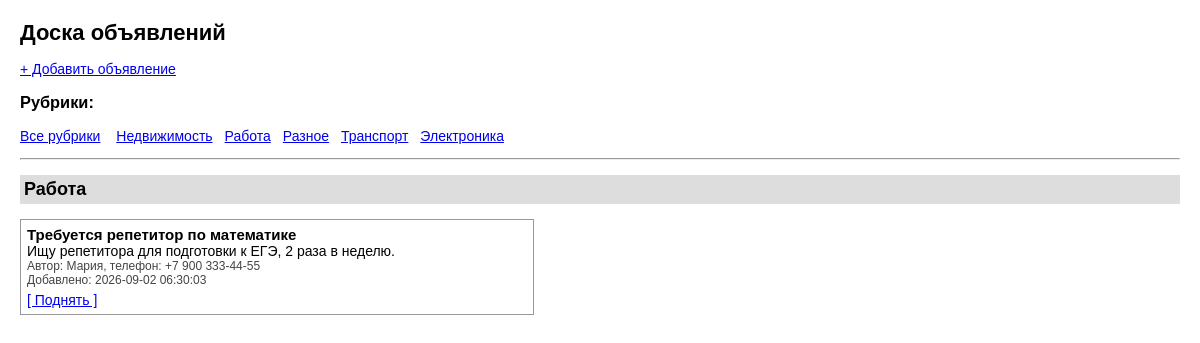
Page /index.php?rubrika=3 on the committed database.
### tables this page shows
CREATE TABLE rubriki (
    id INT AUTO_INCREMENT PRIMARY KEY,
    nazvanie VARCHAR(100) NOT NULL
);

CREATE TABLE obyavleniya (
    id INT AUTO_INCREMENT PRIMARY KEY,
    id_rubriki INT NOT NULL,
    zagolovok VARCHAR(255) NOT NULL,
    opisanie TEXT NOT NULL,
    avtor VARCHAR(100) NOT NULL,
    telefon VARCHAR(50),
    data_dobavlen DATETIME NOT NULL DEFAULT CURRENT_TIMESTAMP,
    data_podnyatiya DATETIME DEFAULT NULL
);

### index.php (the view, shortened to what this page needs)
<?php
require "db.php";
$rubrika_vybrana = 0;
if (isset($_GET['rubrika'])) {
    $rubrika_vybrana = (int)$_GET['rubrika'];
}
?>
<!DOCTYPE html>
<html>
<head>
    <link rel="stylesheet" type="text/css" href="style.css">
</head>
<body>
<h1>Доска объявлений</h1>
<p>
    <a href="dobavit.php?rubrika=<?php echo $rubrika_vybrana; ?>">+ Добавить объявление</a>
</p>
<h3>Рубрики:</h3>
<ul class="menu-rubrik">
    <li><a href="index.php">Все рубрики</a></li>
    <?php
    $zapros_rubrik_menu = mysqli_query($soedinenie, "SELECT * FROM rubriki ORDER BY nazvanie");
    while ($odna_rubrika = mysqli_fetch_assoc($zapros_rubrik_menu)) {
        echo "<li><a href='index.php?rubrika=" . $odna_rubrika['id'] . "'>" . htmlspecialchars($odna_rubrika['nazvanie']) . "</a></li>";
    }
    ?>
</ul>
<hr>
<?php
$zapros_rubrik = mysqli_query($soedinenie, "SELECT * FROM rubriki ORDER BY nazvanie");
while ($odna_rubrika = mysqli_fetch_assoc($zapros_rubrik)) {
    $id_tekushey_rubriki = $odna_rubrika['id'];
    if ($rubrika_vybrana != 0 && $rubrika_vybrana != $id_tekushey_rubriki) {
        continue;
    }
    echo "<h2>" . htmlspecialchars($odna_rubrika['nazvanie']) . "</h2>";
    $sql_obyav = "SELECT * FROM obyavleniya WHERE id_rubriki = $id_tekushey_rubriki ORDER BY COALESCE(data_podnyatiya, data_dobavlen) DESC";
    $zapros_obyav = mysqli_query($soedinenie, $sql_obyav);
    while ($obyava = mysqli_fetch_assoc($zapros_obyav)) {
        echo "<div class='obyava'>";
        echo "<div class='obyava-zagolovok'>" . htmlspecialchars($obyava['zagolovok']) . "</div>";
        echo "<div>" . nl2br(htmlspecialchars($obyava['opisanie'])) . "</div>";
        echo "<div class='obyava-info'>Автор: " . htmlspecialchars($obyava['avtor']);
        if ($obyava['telefon'] != "") {
            echo ", телефон: " . htmlspecialchars($obyava['telefon']);
        }
        echo "</div>";
        echo "<div class='obyava-info'>Добавлено: " . $obyava['data_dobavlen'] . "</div>";
        $mozhno_podnyat = true;
        if ($mozhno_podnyat) {
            echo "<a class='knopka-podnyat' href='podnyat.php?id=" . $obyava['id'] . "'>[ Поднять ]</a>";
        } else {
            echo "<span class='seroe'>Уже поднимали недавно, попробуйте позже</span>";
        }
        echo "</div>";
    }
}
?>
</body>
</html>

### style.css (style rules this page uses)
body { font-family: Arial, sans-serif; font-size: 14px; margin: 20px; background-color: #ffffff; color: #000000; }
h1 { font-size: 22px; }
h2 { font-size: 18px; background-color: #dddddd; padding: 4px; }
a { color: #0000ee; }
.menu-rubrik { padding-left: 0; }
.menu-rubrik li { display: inline; margin-right: 12px; list-style: none; }
.obyava { border: 1px solid #999999; padding: 6px; margin-bottom: 12px; width: 500px; }
.obyava-zagolovok { font-weight: bold; font-size: 15px; }
.obyava-info { font-size: 12px; color: #444444; }
.knopka-podnyat { display: inline-block; margin-top: 5px; }

### rows in the picture
rubriki: nazvanie "Недвижимость"
rubriki: nazvanie "Работа"
rubriki: nazvanie "Разное"
rubriki: nazvanie "Транспорт"
rubriki: nazvanie "Электроника"
obyavleniya: zagolovok "Требуется репетитор по математике", opisanie "Ищу репетитора для подготовки к ЕГЭ, 2 раза в неделю.", avtor "Мария", telefon "+7 900 333-44-55", data_dobavlen "2026-09-02 06:30:03"
